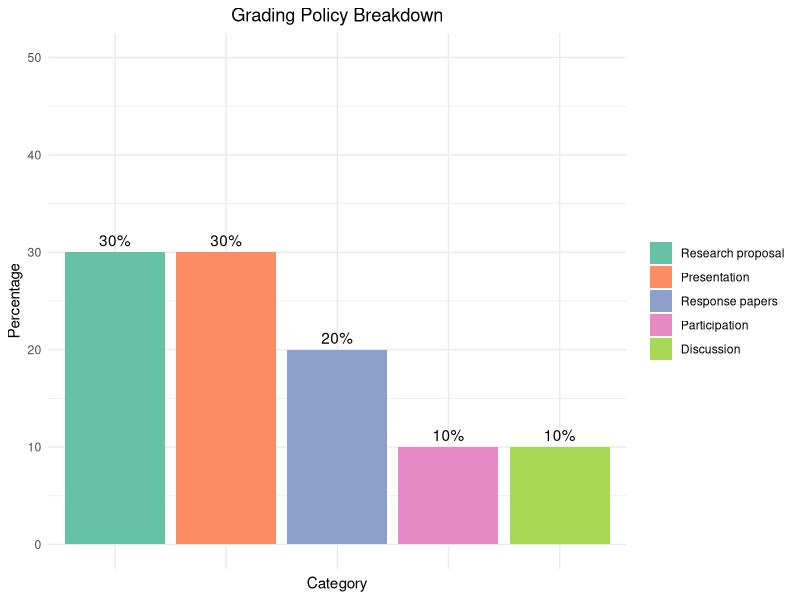

The R source for this figure:
## ---- chunk 1
knitr::opts_chunk$set(echo = FALSE)
## ---- chunk 2
# Load necessary library
library(ggplot2)

# Data for grading policy
grades <- data.frame(
  Category = c("Participation","Response papers", "Research proposal", "Presentation", "Discussion"),
  Percentage = c(10, 20, 30, 30, 10)
)

# Reorder the levels of Category based on Percentage from higher to lower
grades$Category <- factor(grades$Category, levels = grades$Category[order(-grades$Percentage)])

# Create a bar chart
ggplot(grades, aes(x = reorder(Category, -Percentage), y = Percentage, fill = Category)) +
  geom_bar(stat = "identity") +
  geom_text(aes(label = paste0(Percentage, "%")), vjust = -0.5) +  # Add percentage labels
  theme_minimal() +
  labs(title = "Grading Policy Breakdown", x = "Category", y = "Percentage") +  # Remove x-axis label
  scale_fill_brewer(palette = "Set2") +
  ylim(0,50) +
  theme(legend.position = "right",  # Add legend for categories
        legend.title = element_blank(),  # Remove legend title
        axis.text.x = element_blank(),  # Remove x-axis text
        plot.title = element_text(hjust = 0.5))  # Center title
